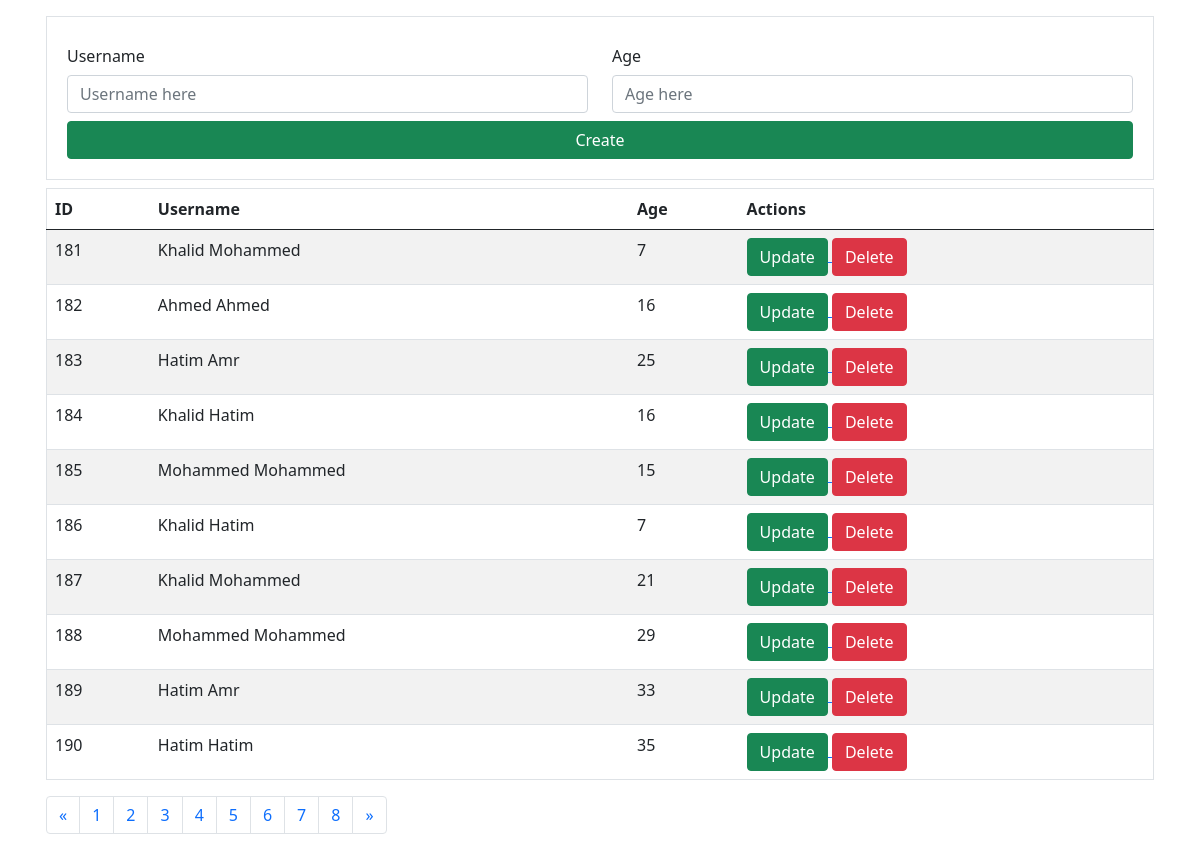
The app's page /index.php?page=2 with its own data.
### tables this page shows
CREATE TABLE `users` (
  `id` int(11) NOT NULL AUTO_INCREMENT,
  `username` varchar(50) DEFAULT NULL,
  `age` int(11) DEFAULT NULL,
  PRIMARY KEY (`id`)
);

### query.php (called while the page is built, shortened)
<?php
function query($sql_query, $conn) {
    $result = $conn->query($sql_query);
    return $result;
}

### read.php (called while the page is built)
<?php
function readPage($page, $records_per_page) {
    require_once 'db_connect.php';
    require_once 'query.php';
    $data = [];
    $success = false;
    $total_records = mysqli_fetch_array(query("SELECT COUNT(*) FROM users", $conn))[0];
    $total_pages = 0;
    if (isset($page) && isset($records_per_page)) {
        $success = true;
        $records_per_page = $records_per_page;
        $total_pages = ceil($total_records / $records_per_page);
        $page = max(min($page, $total_pages - 1), 0);
        $data = query("SELECT * FROM users ORDER BY id LIMIT " . $records_per_page . " OFFSET " . $page * $records_per_page, $conn);
    }
    return [
        'success' => $success,
        'data' => $data,
        'current_page' => $page,
        'total_records' => $total_records,
        'total_pages' => $total_pages
    ];
}

### index.php (the view, shortened to what this page needs)
<?php
include 'read.php';
$page = 0;
$records_per_page = 10;
$data = [];
$total_pages = 0;
if ($_SERVER["REQUEST_METHOD"] == "GET") {
    if (isset($_GET['page']))
        $page = $_GET['page'];
    $api_data = readPage($page, $records_per_page);
    $data = $api_data['data'];
    $page = $api_data['current_page'];
    $total_pages = $api_data['total_pages'];
}
$pages_in_nav = min($total_pages, 8);
$pagination_start = min(max(0, ceil($page - $pages_in_nav / 2)), $total_pages - $pages_in_nav);
?>
<!DOCTYPE html>
<html lang="en">
<head>
    <link href="https://cdn.jsdelivr.net/npm/bootstrap@5.0.2/dist/css/bootstrap.min.css" rel="stylesheet"
>
</head>
<body>
    <div class="container p-3">
        <form action="create.php">
            <div class="container p-3 border mb-2">
                <div class="row gx-4 p-1">
                    <div class="col">
                        <label for="username" class="col-form-label">Username</label>
                        <input class="form-control" type="text" aria-label="default input example" name="username"
                            id="username" placeholder="Username here">
                    </div>
                    <div class="col">
                        <label for="age" class="col-form-label">Age</label>
                        <input class="form-control" type="number" aria-label="default input example" name="age" id="age"
                            placeholder="Age here">
                    </div>
                </div>
                <div class="row gx-4 p-1">
                    <div class="col gx-4 d-grid">
                        <button type="submit" class="btn btn-primary btn-success">Create</button>
                    </div>
                </div>
            </div>
        </form>
        <table class="table table-striped p-3 border">
            <thead>
                <tr>
                    <th>ID</th>
                    <th>Username</th>
                    <th>Age</th>
                    <th>Actions</th>
                </tr>
            </thead>
            <tbody>
                <?php while ($row = mysqli_fetch_array($data)) { ?>
                <tr>
                    <td>
                        <?= $row['id'] ?>
                    </td>
                    <td>
                        <?= $row['username'] ?>
                    </td>
                    <td>
                        <?= $row['age'] ?>
                    </td>
                    <td>
                        <a href="update.php?id=<?= $row['id'] ?>">
                            <button type="button" class="btn btn-success">Update</button>
                        </a>
                        <a href="delete.php?id=<?= $row['id'] ?>">
                            <button type="button" class="btn btn-danger">Delete</button>
                        </a>
                    </td>
                </tr>
                <?php } ?>
            </tbody>
        </table>
        <nav aria-label="Page navigation example">
            <ul class="pagination">
                <li class="page-item">
                    <a class="page-link" href="index.php?page=<?= max($page - 1, 0) ?>" aria-label="Previous">
                        <span aria-hidden="true">&laquo;</span>
                    </a>
                </li>
                <?php for($page_counter = $pagination_start; $page_counter < $pagination_start + $pages_in_nav; $page_counter = $page_counter + 1) { ?>
                <li class="page-item"><a class="page-link" href="index.php?page=<?= max(0, $page_counter) ?>">
                        <?= $page_counter + 1 ?>
                    </a></li>
                <?php } ?>
                <li class="page-item">
                    <a class="page-link" href="index.php?page=<?= min($page + 1, $total_pages - 1) ?>"
                        aria-label="Next">
                        <span aria-hidden="true">&raquo;</span>
                    </a>
                </li>
            </ul>
        </nav>
    </div>
</body>
</html>

### records on screen
users: id "181", username "Khalid Mohammed", age "7"
users: id "182", username "Ahmed Ahmed", age "16"
users: id "183", username "Hatim Amr", age "25"
users: id "184", username "Khalid Hatim", age "16"
users: id "185", username "Mohammed Mohammed", age "15"
users: id "186", username "Khalid Hatim", age "7"
users: id "187", username "Khalid Mohammed", age "21"
users: id "188", username "Mohammed Mohammed", age "29"
users: id "189", username "Hatim Amr", age "33"
users: id "190", username "Hatim Hatim", age "35"

### other values on screen
$page_counter + 1 "1"
$page_counter + 1 "2"
$page_counter + 1 "3"
$page_counter + 1 "4"
$page_counter + 1 "5"
$page_counter + 1 "6"
$page_counter + 1 "7"
$page_counter + 1 "8"
